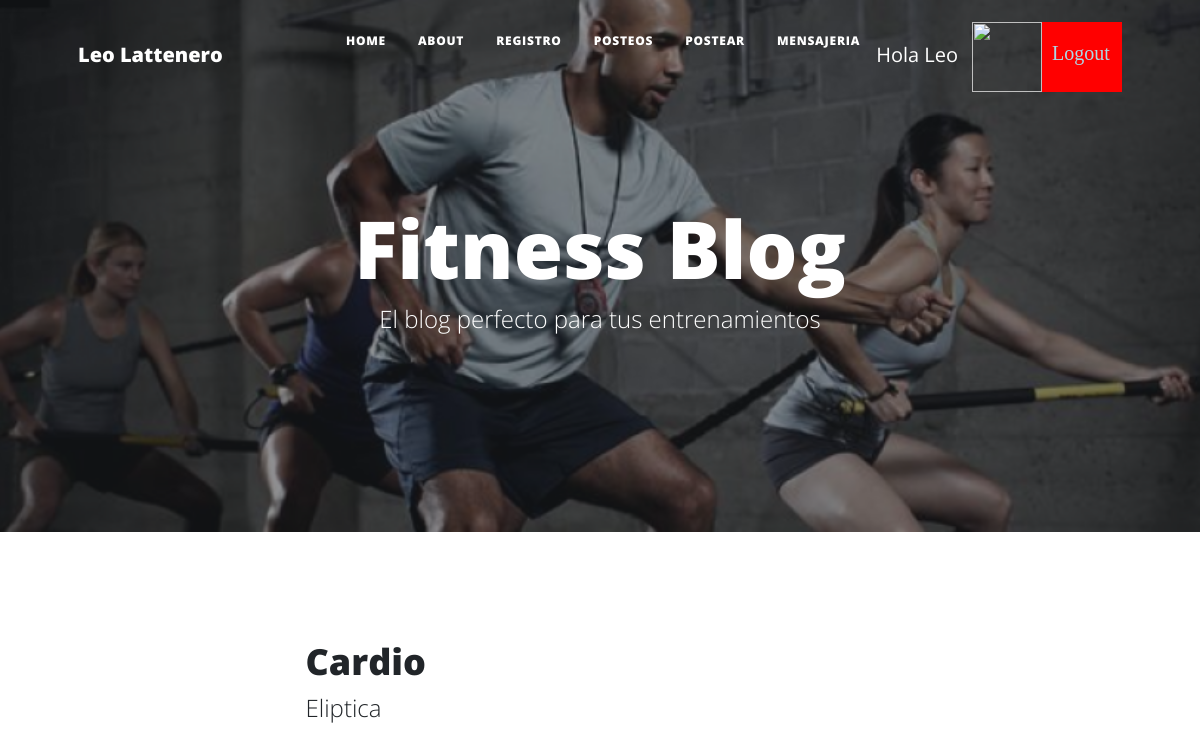
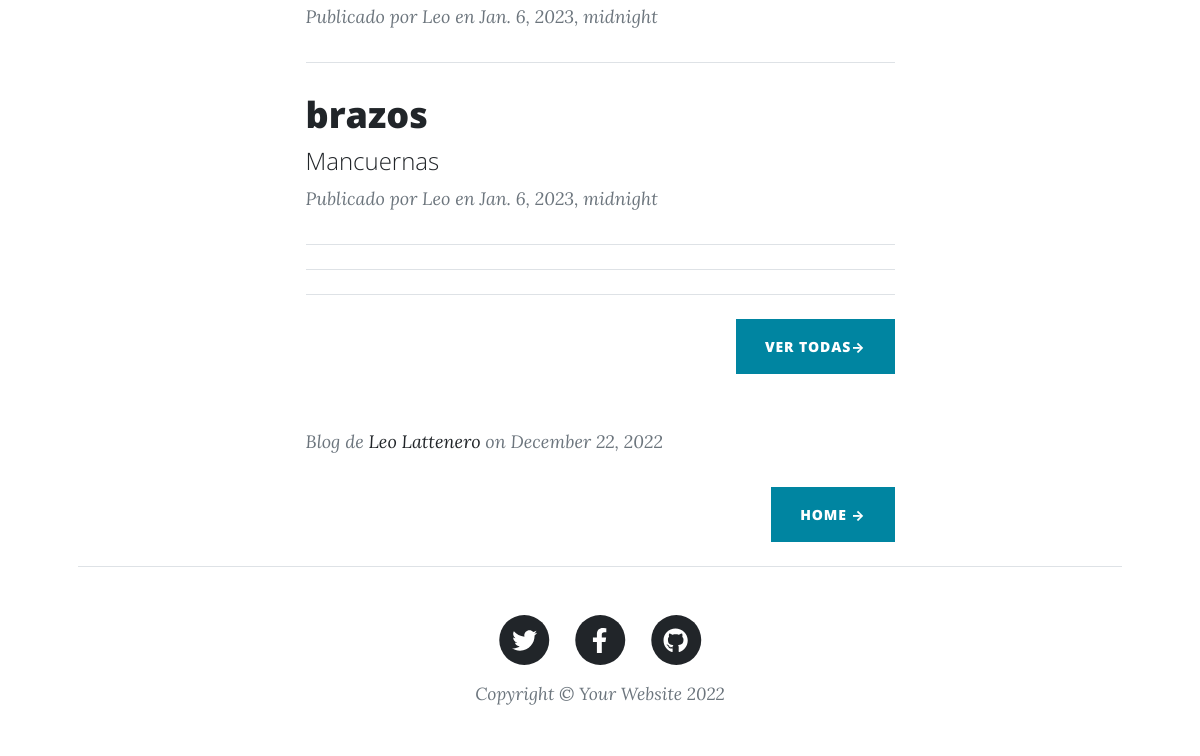
The app's page / (signed in), older data (2 pictures, top to bottom).
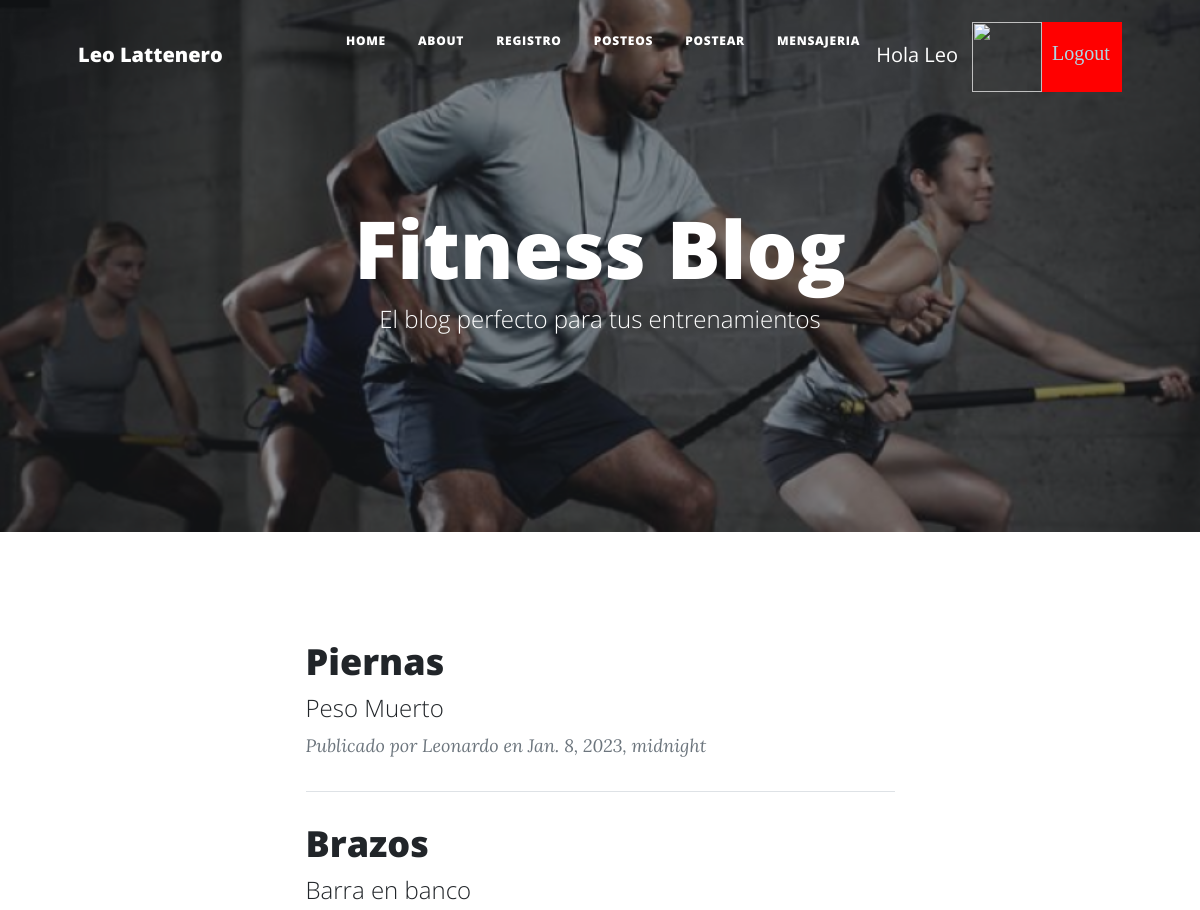
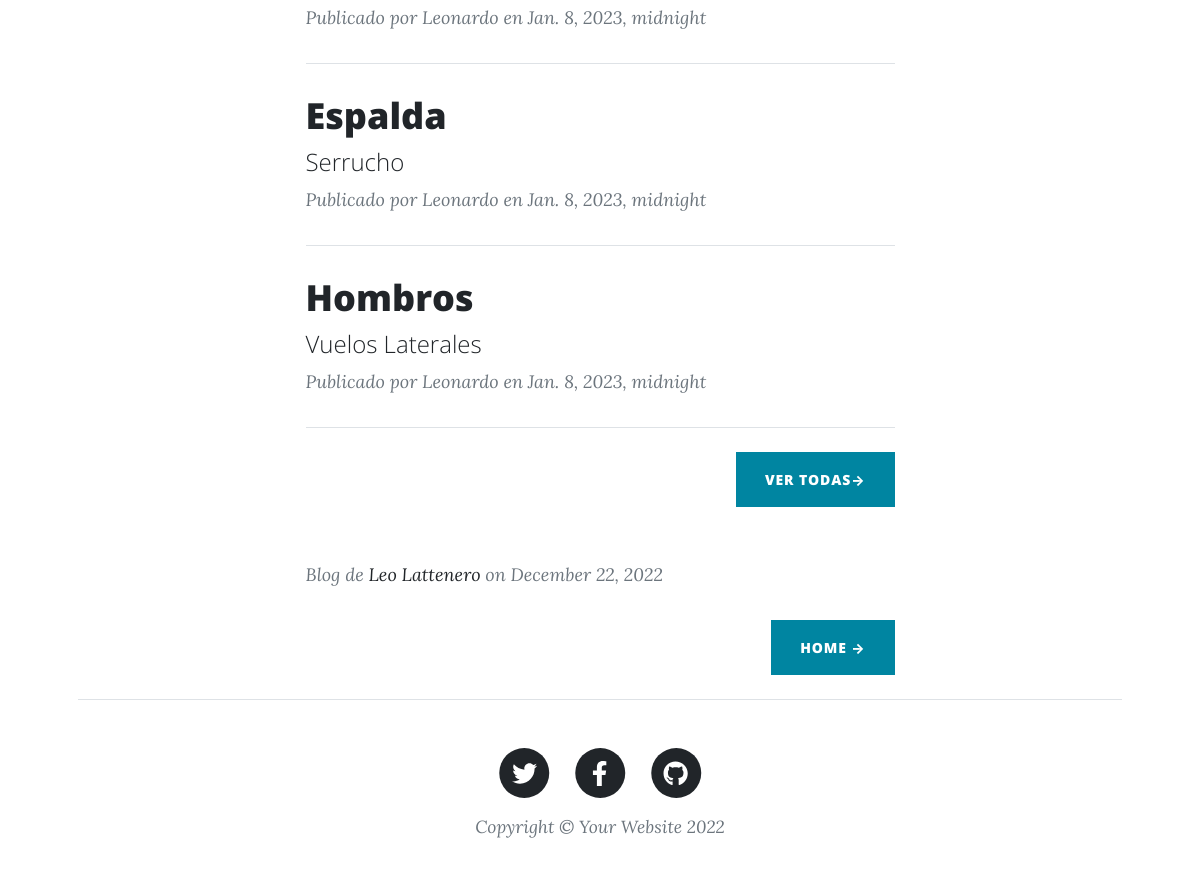
The same page, newer data (2 pictures, top to bottom).
### AppRutinas/models.py (models this page shows, shortened)
class Posteo(models.Model):
    titulo = models.CharField(max_length=255)
    subtitulo = models.CharField(max_length=255)
    imagen = models.ImageField(upload_to='media', blank=True)
    cuerpo = RichTextUploadingField() # CKEditor Rich Text Field
    autor = models.CharField(max_length=255)
    fecha = models.DateField(default='2023-1-8')

### AppRutinas/views.py (the view)
# urls.py: path("", inicioRut, name='inicioRut'),
def inicioRut(request):
    if request.user.is_authenticated:
        posteos = Posteo.objects.all().order_by('-id')[:4]
        if len(posteos) == 0:
            post1 = Posteo.objects.none()
            post2 = Posteo.objects.none()
            post3 = Posteo.objects.none()
            post4 = Posteo.objects.none()
        elif len(posteos) == 1:
            post1 = posteos[0]
            post2 = Posteo.objects.none()
            post3 = Posteo.objects.none()
            post4 = Posteo.objects.none()
        elif len(posteos) == 2:
            post1 = posteos[0]
            post2 = posteos[1]
            post3 = Posteo.objects.none()
            post4 = Posteo.objects.none()
        elif len(posteos) == 3:
            post1 = posteos[0]
            post2 = posteos[1]
            post3 = posteos[2]
            post4 = Posteo.objects.none()
        else:
            post1 = posteos[0]
            post2 = posteos[1]
            post3 = posteos[2]
            post4 = posteos[3]
        return render(request, "inicioRut.html", {"post1": post1, "post2": post2, "post3": post3, "post4": post4, "imagen": obtenerAvatar(request)})
    return render (request, "inicioRut.html", {"imagen": obtenerAvatar(request)})

### AppLogin/views.py (called while the page is built)
def obtenerAvatar(request):
    if request.user.is_authenticated:
        lista=Avatar.objects.filter(user=request.user)
        if len(lista)!=0:
            imagen=lista[0].imagen.url
        else:
            imagen="/media/avatares/avatarpordefecto.jpg"
        return imagen

### AppRutinas/templates/inicioRut.html
{% extends "indexR.html" %}
{% load static %}
{% block titulo %}
<h1>Fitness Blog</h1>
<span class="subheading">El blog perfecto para tus entrenamientos</span>
{% endblock %}
{% block contenido_que_cambia %}
    <div class="container px-4 px-lg-5">
        <div class="row gx-4 gx-lg-5 justify-content-center">
            <div class="col-md-10 col-lg-8 col-xl-7">
                <br>
                {% if user.is_authenticated %}
                <div class="post-preview">
                    {% if post1 %}
                    <a href="{% url 'post' post1.id %}">
                        <h2 class="post-title">{{ post1.titulo }}</h2>
                        <h4 class="post-subtitle">{{ post1.subtitulo }}</h3>
                    </a>
                    <p class="post-meta">
                        Publicado por {{ post1.autor }}
                        en {{ post1.fecha}}
                    </p>
                    {% else %}
                    <h2 class="post-title">¿Que esperas para postear tu rutina?</h2>
                    {% endif %}
                </div>
                <hr class="my-4" />
                <div class="post-preview">
                    {% if post2 %}
                    <a href="{% url 'post' post2.id %}">
                        <h2 class="post-title">{{ post2.titulo }}</h2>
                        <h4 class="post-subtitle">{{ post2.subtitulo }}</h3>
                    </a>
                    <p class="post-meta">
                        Publicado por {{ post2.autor }}
                        en {{ post2.fecha}}
                    </p>
                    {% endif %}
                </div>
                <hr class="my-4" />
                <div class="post-preview">
                    {% if post3 %}
                    <a href="{% url 'post' post3.id %}">
                        <h2 class="post-title">{{ post3.titulo }}</h2>
                        <h4 class="post-subtitle">{{ post3.subtitulo }}</h3>
                    </a>
                    <p class="post-meta">
                        Publicado por {{ post3.autor }}
                        en {{ post3.fecha}}
                    </p>
                    {% endif %}
                </div>
                <hr class="my-4" />
                <div class="post-preview">
                    {% if post4 %}
                    <a href="{% url 'post' post4.id %}">
                        <h2 class="post-title">{{ post4.titulo }}</h2>
                        <h4 class="post-subtitle">{{ post4.subtitulo }}</h3>
                    </a>
                    <p class="post-meta">
                        Publicado por {{ post4.autor }}
                        en {{ post4.fecha}}
                    </p>
                    {% endif %}
                </div>
                <hr class="my-4" />
                <div class="d-flex justify-content-end mb-4"><a class="btn btn-primary text-uppercase" href="{% url 'posteos' %}">Ver todas→</a></div>
                {% endif %}
            </div>
        </div>
    </div>
{% endblock %}

Row changes from the older to the newer data that the page shows:
no longer on this page (row unchanged): Posteo: titulo "Cardio", subtitulo "Eliptica", autor "Leo", fecha "Jan. 6, 2023, midnight"
no longer on this page (row unchanged): Posteo: titulo "brazos", subtitulo "Mancuernas", autor "Leo", fecha "Jan. 6, 2023, midnight"
added Posteo: titulo "Piernas", subtitulo "Peso Muerto", autor "Leonardo", fecha "Jan. 8, 2023, midnight"
added Posteo: titulo "Brazos", subtitulo "Barra en banco", autor "Leonardo", fecha "Jan. 8, 2023, midnight"
added Posteo: titulo "Espalda", subtitulo "Serrucho", autor "Leonardo", fecha "Jan. 8, 2023, midnight"
added Posteo: titulo "Hombros", subtitulo "Vuelos Laterales", autor "Leonardo", fecha "Jan. 8, 2023, midnight"
Text that changed along with them:
text now shown: "Publicado por en Publicado por en"
